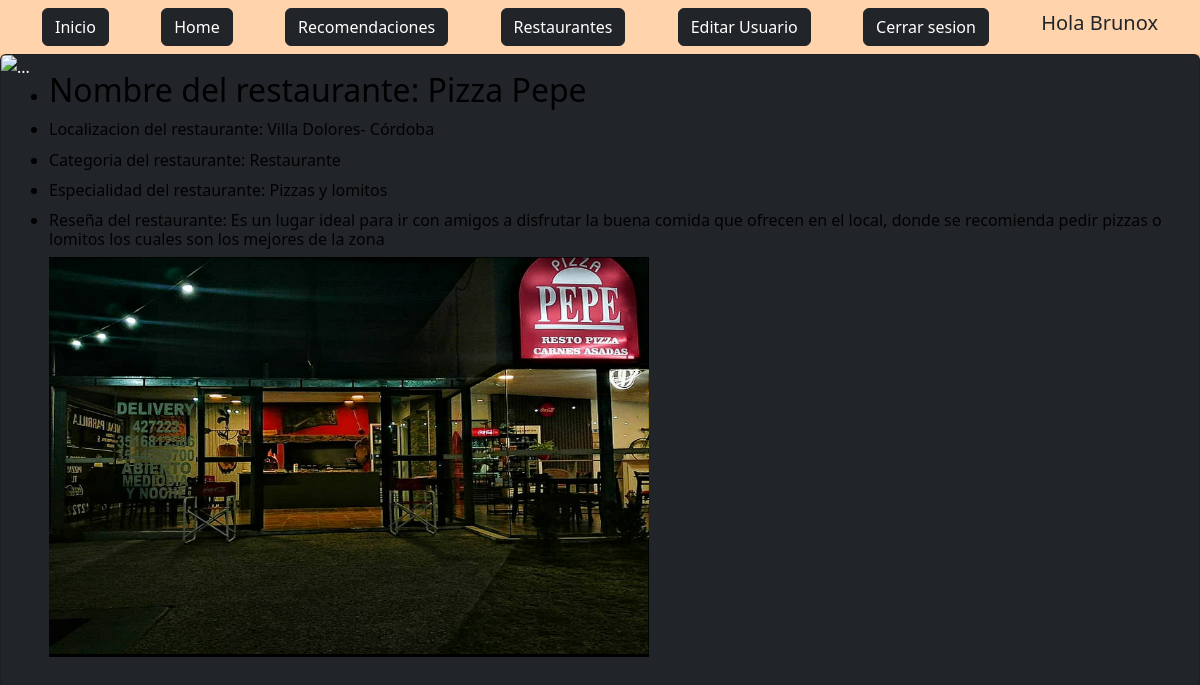
Screenshot of /App1/recomendaciones/19 (signed in) with the database file from the repository.
### App1/models.py (models this page shows)
class Recomendaciones(models.Model):
    Nombre = models.CharField(max_length=60)
    Localizacion = models.CharField(max_length=60)
    Categoria = models.CharField(max_length=60)
    Especialidad = models.CharField(max_length=60)
    Reseña = models.CharField(max_length=200)
    imagen = models.ImageField(upload_to = "recomendaciones", null=True, blank=True)

### App1/views.py (the view)
# urls.py: path("recomendaciones/<int:pk>", RecomendacionesDetalle.as_view(), name='DetalleRecomendaciones'),
class RecomendacionesDetalle(LoginRequiredMixin, DetailView):
    model = Recomendaciones

### App1/templates/App1/recomendaciones_detail.html (shortened to what this page needs)
<!DOCTYPE html>
<html lang="en">
<head>
    {% load static %}
    <link href="{% static 'App1/css/style.css' %}" rel="stylesheet" />
    <link href="https://cdn.jsdelivr.net/npm/bootstrap@5.2.2/dist/css/bootstrap.min.css" rel="stylesheet">
</head>
<body style="background-color: #ff912b8a;">
    <nav class="navbar navbar-light static-top" style="background-color: #ffdcbbaf;">
        <div class="container">
            <a class="btn btn-dark" href="{% url 'Inicio' %}">Inicio</a>
            {% if request.user.is_authenticated %}
                <a class="btn btn-dark" href="{% url 'Home' %}">Home</a>
                <a class="btn btn-dark" href="{% url 'LeerRecomendaciones' %}">Recomendaciones</a>
                <a class="btn btn-dark" href="{% url 'LeerResaurantes' %}">Restaurantes</a>
                <a class="btn btn-dark" href="{% url 'editarUsuarios' %}">Editar Usuario</a>
                <a class="btn btn-dark" href="{% url 'Logout' %}">Cerrar sesion</a>
                <h5>Hola {{user.username}}</h5>
            {% else %}
                    <a class="btn btn-dark" href="{% url 'Login' %}">Ingresar</a>
                    <a class="btn btn-dark" href="{% url 'Registro' %}">Registrarse</a>
            {% endif %}
        </div>
    </nav>
    <div class="card text-bg-dark">
        <div class="card-img-overlay" id="text-img3" >
        <ul style="color: black;">
        <li><h2>Nombre del restaurante: {{recomendaciones.Nombre}}</h2></li>
        <li><h6>Localizacion del restaurante: {{recomendaciones.Localizacion}}</h6></li>
        <li><h6>Categoria del restaurante: {{recomendaciones.Categoria}}</h6></li>
        <li><h6>Especialidad del restaurante: {{recomendaciones.Especialidad}}</h6></li>
        <li><h6>Reseña del restaurante: {{recomendaciones.Reseña}}</h6></li>
        <img  src="{{recomendaciones.imagen.url}}"  alt="No hay imagen." width="600px" height="400px">
        </ul>
        </div>
    </div>
</body>
</html>

### App1/static/App1/css/style.css (style rules this page uses)
body { font-family: 'Raleway', sans-serif; }

### rows the page displays
Recomendaciones: Nombre "Pizza Pepe", Localizacion "Villa Dolores- Córdoba", Categoria "Restaurante", Especialidad "Pizzas y lomitos", Reseña "Es un lugar ideal para ir con amigos a disfrutar la buena comida que ofrecen en el local, donde se recomienda pedir pizzas o lomitos los cuales son los mejores de la zona", imagen (picture)

### other values shown
{{ user.username }} "Brunox"
